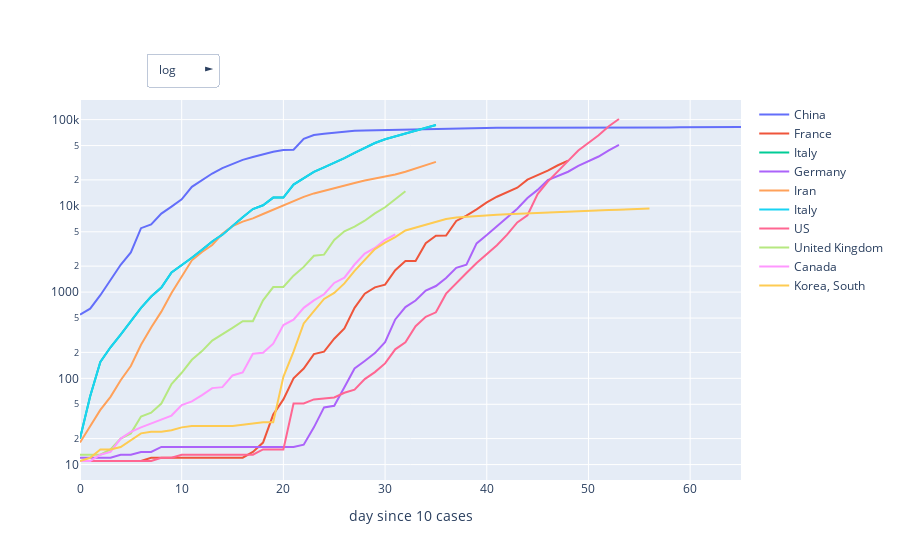

Notebook cell for this chart:
### Markdown cell above
### Confirmed cases

### Code cell
def compare_countries(df,countries,timeLimit):
    data=[]
    for country in countries:
        if country!='Total':
            if timeLimit=="absolute":
                data.append(go.Scatter(x=df.index,y=df[country],name=country))
            else:
                time=df[df[country]>timeLimit].index
                data.append(go.Scatter(y=df[df[country]>timeLimit][country],name=country))          

    layout=dict(
        updatemenus=[
            dict(
                buttons=list([
                    dict(
                        args=["yaxis.type", 'log'],
                        label="log",
                        method="relayout"
                    ),
                    dict(
                        args=["yaxis.type", 'linear'],
                        label="linear",
                        method="relayout"
                    )
                ]),
                direction="right",
                pad={"r": 10, "t": 10},
                showactive=True,
                x=0.1,
                xanchor="left",
                y=1.15,
                yanchor="top"
            ),
        ],
        yaxis={
            'type':'log'
        },
        xaxis={
            'title':'day since 10 cases'
        }
    )

    fig={'data':data,
        'layout':layout}
    
    return(fig)

fig=compare_countries(confirmed1,['China','France','Italy','Germany','Iran','Italy','US','United Kingdom','Canada','Korea, South'],10)
iplot(fig)

### Figure 1 — Plotly figure (JSON) as saved in the notebook; plotly's stock layout.template omitted (floating-point values rounded to 4 significant figures)
{"data": [{"name": "China", "type": "scatter", "y": [548, 643, 920, 1406, 2075, 2877, 5509, 6087, 8141, 9802, 11891, 16630, 19716, 23707, 27440, 30587, 34110, 36814, 39829, 42354, 44386, 44759, 59895, 66358, 68413, 70513, 72434, 74211, 74619, 75077, 75550, 77001, 77022, 77241, 77754, 78166, 78600, 78928, 79356, 79932, 80136, 80261, 80386, 80537, 80690, 80770, 80823, 80860, 80887, 80921, 80932, 80945, 80977, 81003, 81033, 81058, 81102, 81156, 81250, 81305, 81435, 81498, 81591, 81661, 81782, 81897]}, {"name": "France", "type": "scatter", "y": [11, 11, 11, 11, 11, 11, 11, 12, 12, 12, 12, 12, 12, 12, 12, 12, 12, 14, 18, 38, 57, 100, 130, 191, 204, 288, 380, 656, 959, 1136, 1219, 1794, 2293, 2293, 3681, 4496, 4532, 6683, 7715, 9124, 10970, 12758, 14463, 16243, 20123, 22622, 25600, 29551, 33402]}, {"name": "Italy", "type": "scatter", "y": [20, 62, 155, 229, 322, 453, 655, 888, 1128, 1694, 2036, 2502, 3089, 3858, 4636, 5883, 7375, 9172, 10149, 12462, 12462, 17660, 21157, 24747, 27980, 31506, 35713, 41035, 47021, 53578, 59138, 63927, 69176, 74386, 80589, 86498]}, {"name": "Germany", "type": "scatter", "y": [12, 12, 12, 12, 13, 13, 14, 14, 16, 16, 16, 16, 16, 16, 16, 16, 16, 16, 16, 16, 16, 16, 17, 27, 46, 48, 79, 130, 159, 196, 262, 482, 670, 799, 1040, 1176, 1457, 1908, 2078, 3675, 4585, 5795, 7272, 9257, 12327, 15320, 19848, 22213, 24873, 29056, 32986, 37323, 43938, 50871]}, {"name": "Iran", "type": "scatter", "y": [18, 28, 43, 61, 95, 139, 245, 388, 593, 978, 1501, 2336, 2922, 3513, 4747, 5823, 6566, 7161, 8042, 9000, 10075, 11364, 12729, 13938, 14991, 16169, 17361, 18407, 19644, 20610, 21638, 23049, 24811, 27017, 29406, 32332]}, {"name": "Italy", "type": "scatter", "y": [20, 62, 155, 229, 322, 453, 655, 888, 1128, 1694, 2036, 2502, 3089, 3858, 4636, 5883, 7375, 9172, 10149, 12462, 12462, 17660, 21157, 24747, 27980, 31506, 35713, 41035, 47021, 53578, 59138, 63927, 69176, 74386, 80589, 86498]}, {"name": "US", "type": "scatter", "y": [11, 11, 11, 11, 11, 11, 11, 11, 12, 12, 13, 13, 13, 13, 13, 13, 13, 13, 15, 15, 15, 51, 51, 57, 58, 60, 68, 74, 98, 118, 149, 217, 262, 402, 518, 583, 959, 1281, 1663, 2179, 2727, 3499, 4632, 6421, 7783, 13677, 19100, 25489, 33276, 43847, 53740, 65778, 83836, 101657]}, {"name": "United Kingdom", "type": "scatter", "y": [13, 13, 13, 15, 20, 23, 36, 40, 51, 86, 116, 164, 207, 274, 322, 384, 459, 459, 802, 1144, 1145, 1551, 1960, 2642, 2716, 4014, 5067, 5745, 6726, 8164, 9640, 11812, 14745]}, {"name": "Canada", "type": "scatter", "y": [11, 11, 13, 14, 20, 24, 27, 30, 33, 37, 49, 54, 64, 77, 79, 108, 117, 193, 198, 252, 415, 478, 657, 800, 943, 1277, 1469, 2088, 2790, 3251, 4042, 4682]}, {"name": "Korea, South", "type": "scatter", "y": [11, 12, 15, 15, 16, 19, 23, 24, 24, 25, 27, 28, 28, 28, 28, 28, 29, 30, 31, 31, 104, 204, 433, 602, 833, 977, 1261, 1766, 2337, 3150, 3736, 4335, 5186, 5621, 6088, 6593, 7041, 7314, 7478, 7513, 7755, 7869, 7979, 8086, 8162, 8236, 8320, 8413, 8565, 8652, 8799, 8961, 8961, 9037, 9137, 9241, 9332]}], "layout": {"updatemenus": [{"buttons": [{"args": ["yaxis.type", "log"], "label": "log", "method": "relayout"}, {"args": ["yaxis.type", "linear"], "label": "linear", "method": "relayout"}], "direction": "right", "pad": {"r": 10, "t": 10}, "showactive": true, "x": 0.1, "xanchor": "left", "y": 1.15, "yanchor": "top"}], "xaxis": {"title": {"text": "day since 10 cases"}}, "yaxis": {"type": "log"}}}
